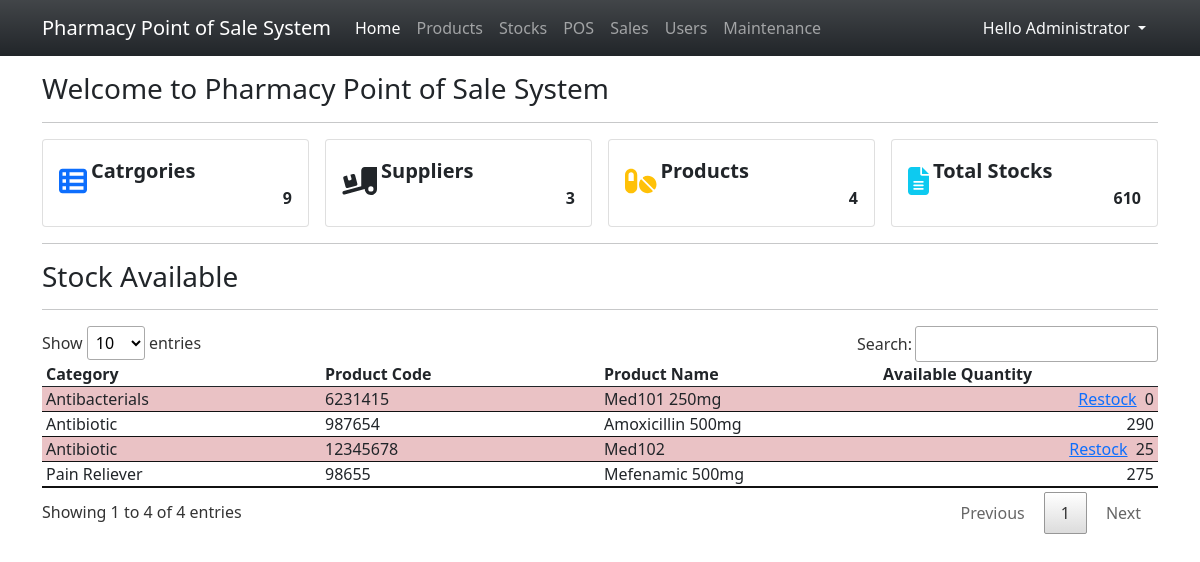
The app's page / (signed in) with its own data.
### tables this page shows
CREATE TABLE `product_list` (
            `product_id` INTEGER NOT NULL PRIMARY KEY AUTOINCREMENT,
            `product_code` TEXT NOT NULL,
            `category_id` INTEGER NOT NULL,
            `name` TEXT NOT NULL,
            `description` TEXT NOT NULL,
            `price` REAL NOT NULL DEFAULT 0,
            `status` INTEGER NOT NULL DEFAULT 1,
            FOREIGN KEY(`category_id`) REFERENCES `category_list`(`category_id`) ON DELETE CASCADE
        );

CREATE TABLE `category_list` (
            `category_id` INTEGER NOT NULL PRIMARY KEY AUTOINCREMENT,
            `name` TEXT NOT NULL,
            `description` TEXT NOT NULL,
            `status` INTEGER NOT NULL DEFAULT 1
        );

### home.php (the view, shortened to what this page needs)
<h3>Welcome to Pharmacy Point of Sale System</h3>
<hr>
<div class="col-12">
    <div class="row gx-3 row-cols-4">
        <div class="col">
            <div class="card">
                <div class="card-body">
                    <div class="w-100 d-flex align-items-center">
                        <div class="col-auto pe-1">
                            <span class="fa fa-th-list fs-3 text-primary"></span>
                        </div>
                        <div class="col-auto flex-grow-1">
                            <div class="fs-5"><b>Catrgories</b></div>
                            <div class="fs-6 text-end fw-bold">
                                <?php
                                $category = $conn->query("SELECT count(category_id) as `count` FROM `category_list` ")->fetchArray()['count'];
                                echo $category > 0 ? number_format($category) : 0 ;
                                ?>
                            </div>
                        </div>
                    </div>
                </div>
            </div>
        </div>
        <div class="col">
            <div class="card">
                <div class="card-body">
                    <div class="w-100 d-flex align-items-center">
                        <div class="col-auto pe-1">
                            <span class="fa fa-truck-loading fs-3 text-dark"></span>
                        </div>
                        <div class="col-auto flex-grow-1">
                            <div class="fs-5"><b>Suppliers</b></div>
                            <div class="fs-6 text-end fw-bold">
                                <?php
                                $supplier = $conn->query("SELECT count(supplier_id) as `count` FROM `supplier_list` ")->fetchArray()['count'];
                                echo $supplier > 0 ? number_format($supplier) : 0 ;
                                ?>
                            </div>
                        </div>
                    </div>
                </div>
            </div>
        </div>
        <div class="col">
            <div class="card">
                <div class="card-body">
                    <div class="w-100 d-flex align-items-center">
                        <div class="col-auto pe-1">
                            <span class="fa fa-pills fs-3 text-warning"></span>
                        </div>
                        <div class="col-auto flex-grow-1">
                            <div class="fs-5"><b>Products</b></div>
                            <div class="fs-6 text-end fw-bold">
                                <?php
                                $product = $conn->query("SELECT count(product_id) as `count` FROM `product_list` ")->fetchArray()['count'];
                                echo $product > 0 ? number_format($product) : 0 ;
                                ?>
                            </div>
                        </div>
                    </div>
                </div>
            </div>
        </div>
        <div class="col">
            <div class="card">
                <div class="card-body">
                    <div class="w-100 d-flex align-items-center">
                        <div class="col-auto pe-1">
                            <span class="fa fa-file-alt fs-3 text-info"></span>
                        </div>
                        <div class="col-auto flex-grow-1">
                            <div class="fs-5"><b>Total Stocks</b></div>
                            <div class="fs-6 text-end fw-bold">
                                <?php
                                $stock = $conn->query("SELECT sum(quantity) as `total` FROM `stock_list` where strftime('%s',`expiry_date` || '23:59:59') >= strftime('%s',CURRENT_TIMESTAMP) ")->fetchArray()['total'];
                                echo $stock > 0 ? number_format($stock) : 0 ;
                                ?>
                            </div>
                        </div>
                    </div>
                </div>
            </div>
        </div>
    </div>
    <hr>
    <div class="row">
        <div class="col-12">
            <h3>Stock Available</h3>
            <hr>
            <table class="table table-striped table-hover" id="inventory">
                <colgroup>
                    <col width="25%">
                    <col width="25%">
                    <col width="25%">
                    <col width="25%">
                </colgroup>
                <thead>
                    <tr>
                        <th class="py-0 px-1">Category</th>
                        <th class="py-0 px-1">Product Code</th>
                        <th class="py-0 px-1">Product Name</th>
                        <th class="py-0 px-1">Available Quantity</th>
                    </tr>
                </thead>
                <tbody>
                    <?php
                        $sql = "SELECT p.*,c.name as cname FROM `product_list` p inner join `category_list` c on p.category_id = c.category_id where p.status = 1 order by `name` asc";
                        $qry = $conn->query($sql);
                        while($row = $qry->fetchArray()):
                            $stock_in = $conn->query("SELECT sum(quantity) as `total` FROM `stock_list` where strftime('%s',`expiry_date` || '23:59:59') >= strftime('%s',CURRENT_TIMESTAMP) and product_id = '{$row['product_id']}' ")->fetchArray()['total'];
                            $stock_out = $conn->query("SELECT sum(quantity) as `total` FROM `transaction_items` where product_id = '{$row['product_id']}' ")->fetchArray()['total'];
                            $stock_in = $stock_in > 0 ? $stock_in : 0;
                            $stock_out = $stock_out > 0 ? $stock_out : 0;
                            $qty = $stock_in-$stock_out;
                            $qty = $qty > 0 ? $qty : 0;
                    ?>
                        <tr class="<?php echo $qty < 50? "bg-danger bg-opacity-25":'' ?>">
                            <td class="td py-0 px-1"><?php echo $row['cname'] ?></td>
                            <td class="td py-0 px-1"><?php echo $row['product_code'] ?></td>
                            <td class="td py-0 px-1"><?php echo $row['name'] ?></td>
                            <td class="td py-0 px-1 text-end">
                                <?php  if($_SESSION['type'] == 1): ?>
                                <?php echo $qty < 50? "<a href='javascript:void(0)' class='restock me-1' data-pid = '".$row['product_id']."' data-name = '".$row['product_code'].' - '.$row['name']."'> Restock</a>":'' ?>
                                <?php endif; ?>
                                <?php echo $qty ?></td>
                        </tr>
                    <?php endwhile; ?>
                </tbody>
            </table>
        </div>
    </div>
</div>

### index.php (shortened to what this page needs)
<?php
$page = isset($_GET['page']) ? $_GET['page'] : 'home';
?>
<!DOCTYPE html>
<html lang="en">
<head>
    <link rel="stylesheet" href="./Font-Awesome-master/css/all.min.css">
    <link rel="stylesheet" href="./css/bootstrap.min.css">
    <link rel="stylesheet" href="./DataTables/datatables.min.css">
</head>
<body>
    <main>
    <nav class="navbar navbar-expand-lg navbar-dark bg-dark bg-gradient" id="topNavBar">
        <div class="container">
            <a class="navbar-brand" href="./">
            Pharmacy Point of Sale System
            </a>
            <div class="collapse navbar-collapse" id="navbarNav">
                <ul class="navbar-nav">
                    <li class="nav-item">
                        <a class="nav-link <?php echo ($page == 'home')? 'active' : '' ?>" aria-current="page" href="./">Home</a>
                    </li>
                    <?php if($_SESSION['type'] == 1): ?>
                    <li class="nav-item">
                        <a class="nav-link  <?php echo ($page == 'products')? 'active' : '' ?>" href="./?page=products">Products</a>
                    </li>
                    <li class="nav-item">
                        <a class="nav-link  <?php echo ($page == 'stocks')? 'active' : '' ?>" href="./?page=stocks">Stocks</a>
                    </li>
                    <?php endif; ?>
                    <li class="nav-item">
                        <a class="nav-link  <?php echo ($page == 'sales')? 'active' : '' ?>" href="./?page=sales">POS</a>
                    </li>
                    <li class="nav-item">
                        <a class="nav-link  <?php echo ($page == 'sales_report')? 'active' : '' ?>" href="./?page=sales_report">Sales</a>
                    </li>
                    <?php if($_SESSION['type'] == 1): ?>
                    <li class="nav-item">
                        <a class="nav-link <?php echo ($page == 'users')? 'active' : '' ?>" aria-current="page" href="./?page=users">Users</a>
                    </li>
                    <li class="nav-item">
                        <a class="nav-link" href="./?page=maintenance">Maintenance</a>
                    </li>
                    <?php endif; ?>
                </ul>
            </div>
            <div>
            <div class="dropdown">
                <button class="btn btn-secondary dropdown-toggle bg-transparent  text-light border-0" type="button" id="dropdownMenuButton1" data-bs-toggle="dropdown" aria-expanded="false">
                    Hello <?php echo $_SESSION['fullname'] ?>
                </button>
            </div>
            </div>
        </div>
    </nav>
    <div class="container py-3" id="page-container">
        <?php
            include $page.'.php';
        ?>
    </div>
    </main>
</body>
</html>

### index.php (style rules this page uses)
:root { --bs-success-rgb:71, 222, 152 !important; }
html,body { height:100%; width:100%; }
main { height:100%; display:flex; flex-flow:column; }
#page-container { flex: 1 1 auto; overflow:auto; }
#topNavBar { flex: 0 1 auto; }

### records on screen
product_list: category.name "Antibiotic", product_code "987654", name "Amoxicillin 500mg", qty "290"
product_list: category.name "Antibacterials", product_code "6231415", name "Med101 250mg", qty "0"
product_list: category.name "Antibiotic", product_code "12345678", name "Med102", qty "25"
product_list: category.name "Pain Reliever", product_code "98655", name "Mefenamic 500mg", qty "275"

### other values on screen
$_SESSION['fullname'] "Administrator"
$category "9"
$supplier "3"
$product "4"
$stock "610"
